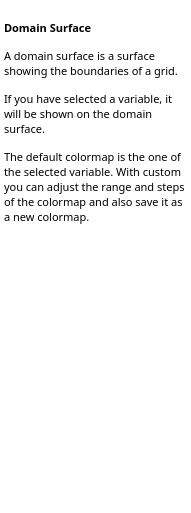
<ui version="4.0" >
 <class>DomainSurfaceHelpBase</class>
 <widget class="QWidget" name="DomainSurfaceHelpBase" >
  <property name="geometry" >
   <rect>
    <x>0</x>
    <y>0</y>
    <width>191</width>
    <height>513</height>
   </rect>
  </property>
  <property name="sizePolicy" >
   <sizepolicy vsizetype="Expanding" hsizetype="Preferred" >
    <horstretch>0</horstretch>
    <verstretch>0</verstretch>
   </sizepolicy>
  </property>
  <property name="baseSize" >
   <size>
    <width>200</width>
    <height>500</height>
   </size>
  </property>
  <property name="windowTitle" >
   <string>Form2</string>
  </property>
  <layout class="QGridLayout" >
   <property name="margin" >
    <number>0</number>
   </property>
   <property name="spacing" >
    <number>0</number>
   </property>
   <item row="0" column="0" >
    <widget class="QTextBrowser" name="vrpTextBrowserInstruction" >
     <property name="sizePolicy" >
      <sizepolicy vsizetype="Expanding" hsizetype="Expanding" >
       <horstretch>0</horstretch>
       <verstretch>0</verstretch>
      </sizepolicy>
     </property>
     <property name="minimumSize" >
      <size>
       <width>0</width>
       <height>0</height>
      </size>
     </property>
     <property name="font" >
      <font>
       <family>Droid Sans</family>
       <pointsize>8</pointsize>
      </font>
     </property>
     <property name="toolTip" >
      <string/>
     </property>
     <property name="frameShape" >
      <enum>QFrame::NoFrame</enum>
     </property>
     <property name="lineWidth" >
      <number>1</number>
     </property>
     <property name="html" >
      <string>&lt;!DOCTYPE HTML PUBLIC "-//W3C//DTD HTML 4.0//EN" "http://www.w3.org/TR/REC-html40/strict.dtd">
&lt;html>&lt;head>&lt;meta name="qrichtext" content="1" />&lt;style type="text/css">
p, li { white-space: pre-wrap; }
&lt;/style>&lt;/head>&lt;body style=" font-family:'Droid Sans'; font-size:8pt; font-weight:400; font-style:normal;">
&lt;p style=" margin-top:0px; margin-bottom:0px; margin-left:0px; margin-right:0px; -qt-block-indent:0; text-indent:0px;">                 &lt;/p>
&lt;p style=" margin-top:0px; margin-bottom:0px; margin-left:0px; margin-right:0px; -qt-block-indent:0; text-indent:0px;">&lt;span style=" font-weight:600;">Domain Surface&lt;/span> &lt;/p>
&lt;p style=" margin-top:12px; margin-bottom:12px; margin-left:0px; margin-right:0px; -qt-block-indent:0; text-indent:0px;">A domain surface is a surface showing the boundaries of a grid. &lt;/p>
&lt;p style=" margin-top:12px; margin-bottom:12px; margin-left:0px; margin-right:0px; -qt-block-indent:0; text-indent:0px;">If you have selected a variable, it will be shown on the domain surface. &lt;/p>
&lt;p style=" margin-top:12px; margin-bottom:12px; margin-left:0px; margin-right:0px; -qt-block-indent:0; text-indent:0px;">The default colormap is the one of the selected variable. With custom you can adjust the range and steps of the colormap and also save it as a new colormap.&lt;/p>
&lt;p style="-qt-paragraph-type:empty; margin-top:12px; margin-bottom:12px; margin-left:0px; margin-right:0px; -qt-block-indent:0; text-indent:0px;">&lt;/p>&lt;/body>&lt;/html></string>
     </property>
    </widget>
   </item>
  </layout>
 </widget>
 <layoutdefault spacing="6" margin="11" />
 <pixmapfunction>qPixmapFromMimeSource</pixmapfunction>
 <resources/>
 <connections/>
</ui>
